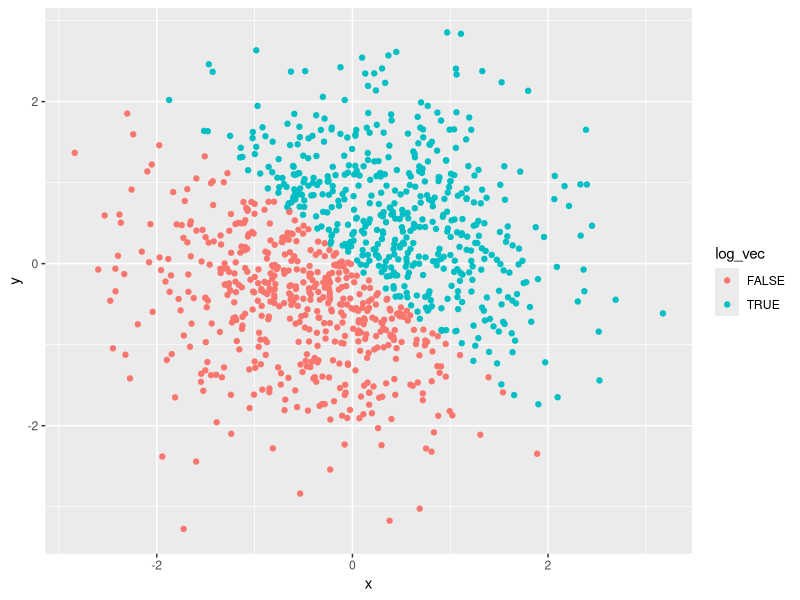
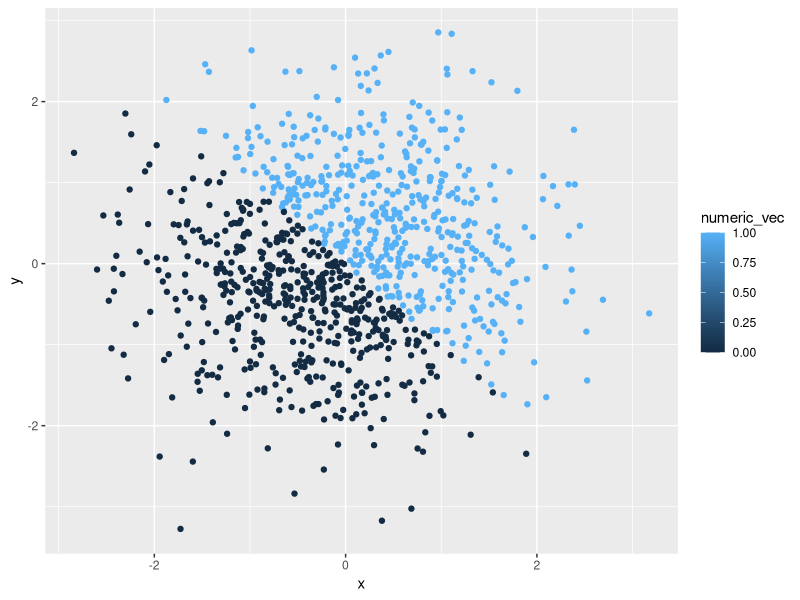
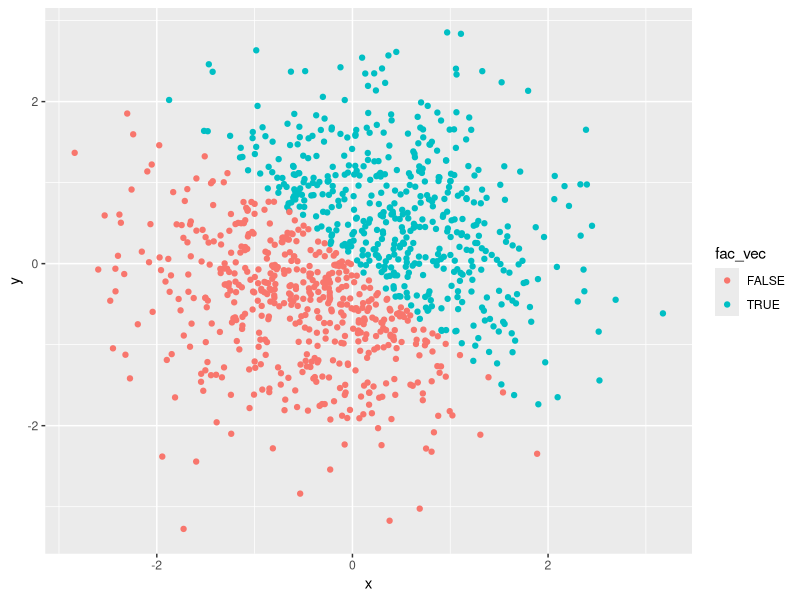
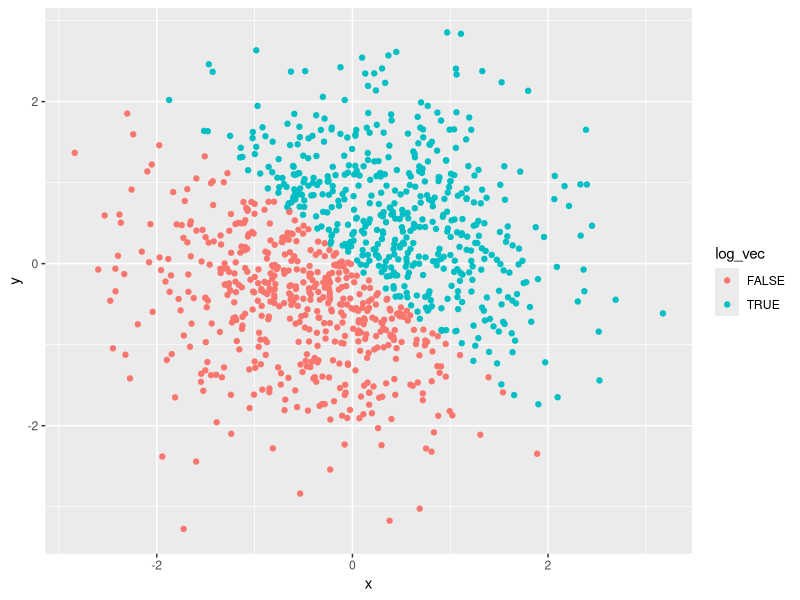

The R script that drew these images, in order:
## ---- chunk 1
library(tidyverse)
 
set.seed(5)

prob1_df = tibble(
  random_sample = runif(10, min = 0, max = 5),
  logic_vec = random_sample > 2,
  char_vec = c("Bear", "Deer", "Bat", "Hamster", "Parrot", "Wolf", "Owl", "Penguin", "Ibis", "Squirrel"),
  fact_vec = factor(c("Mammal", "Mammal", "Mammal", "Mammal", "Bird", "Mammal", "Bird", "Bird", "Bird", "Mammal"))
)

## ---- chunk 2
mean(prob1_df$random_sample)

## ---- chunk 3
mean(prob1_df$logic_vec)

## ---- chunk 4
mean(prob1_df$char_vec)

## ---- chunk 5
mean(prob1_df$fact_vec)
## ---- chunk 6
as.numeric(prob1_df$logic_vec)
as.numeric(prob1_df$char_vec)
as.numeric(prob1_df$fact_vec)
## ---- chunk 7

fact_convert = as.factor(prob1_df$char_vec)

as.numeric(fact_convert)

char_convert = as.character(prob1_df$fact_vec)

as.numeric(char_convert)

## ---- chunk 8
set.seed(4)
prob2_df = tibble(
  x = rnorm(1000),
  y = rnorm(1000),
  log_vec = x + y > 0,
  numeric_vec = as.numeric(log_vec),
  fac_vec = as.factor(log_vec)
)
## ---- chunk 9

library(ggplot2)

ggplot(prob2_df, aes(x = x, y = y, color = log_vec)) + geom_point()

ggsave("scatter1.pdf")

## ---- chunk 10

ggplot(prob2_df, aes(x = x, y = y, color = numeric_vec)) + geom_point()

## ---- chunk 11

ggplot(prob2_df, aes(x = x, y = y, color = fac_vec)) + geom_point()

